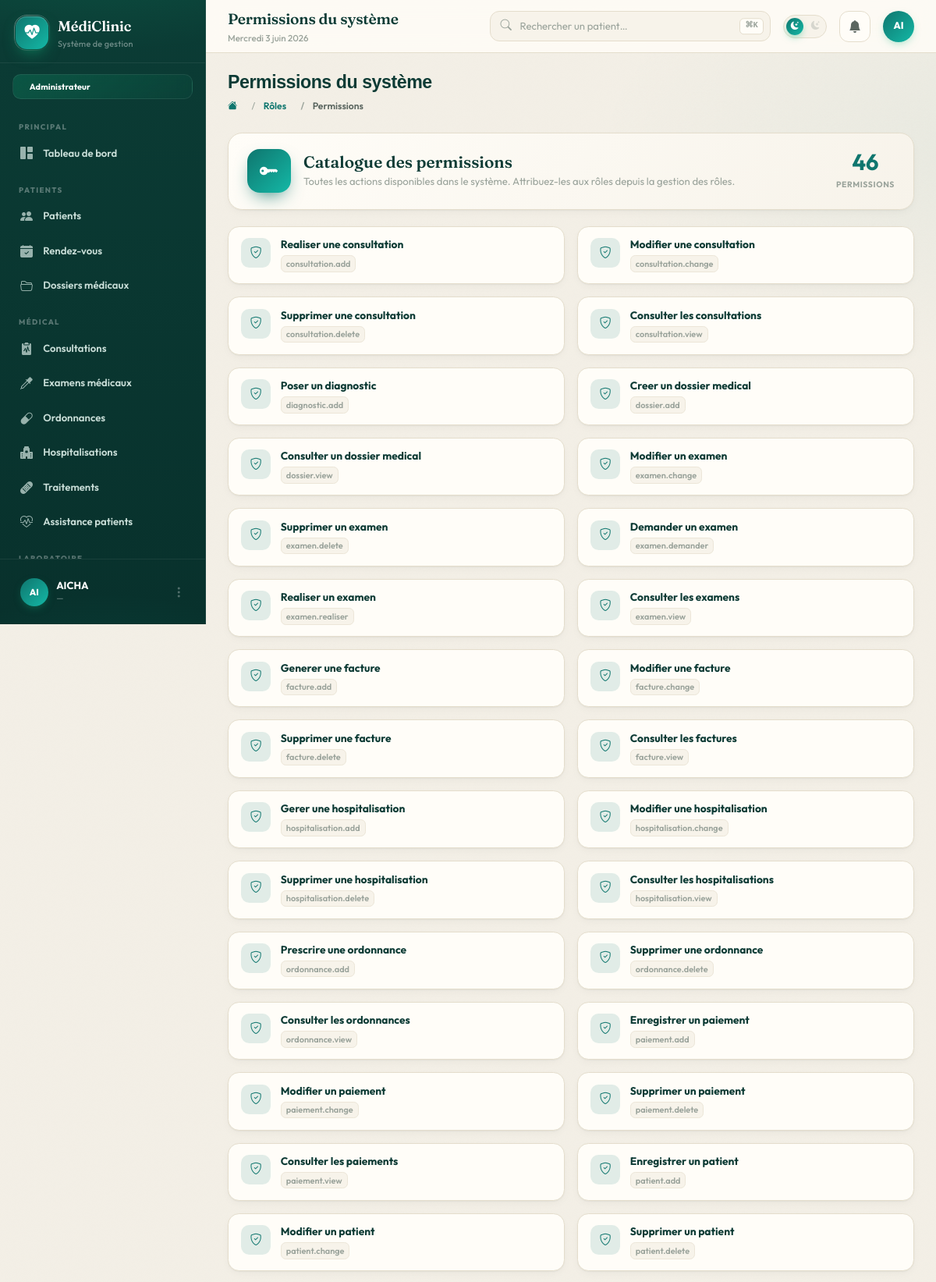
The page /comptes/permissions/ (signed in, upper part) on the database its author committed.
### comptes/models.py (models this page shows, shortened)
class Permission(models.Model):
    code = models.CharField(max_length=100, unique=True)
    libelle = models.CharField(max_length=200)
    description = models.TextField(blank=True)
    class Meta:
        ordering = ['code']

### comptes/views.py (the view)
# urls.py: path('permissions/', views.permissions_liste, name='permissions_liste'),
@admin_required
def permissions_liste(request):
    return render(request, 'comptes/permissions_liste.html', {
        'permissions': Permission.objects.all(),
    })

### comptes/context_processors.py (called while the page is built)
def _user_permissions(request):
    user = request.user
    if not user.is_authenticated:
        return set()
    role = get_role(user)
    if role == 'admin':
        from .models import Permission
        return set(Permission.objects.values_list('code', flat=True))
    try:
        return set(user.profil.role.permissions.values_list('code', flat=True))
    except Exception:
        return set()

def role_context(request):
    role = get_role(request.user) if request.user.is_authenticated else None
    codes = _user_permissions(request)
    return {
        'user_role': role,
        'is_admin': role == 'admin',
        'is_medecin': role == 'medecin',
        'is_laborantin': role == 'laborantin',
        'is_infirmier': role == 'infirmier',
        'is_receptionniste': role == 'receptionniste',
        'user_permissions': codes,
        'perms': _PermLookup(codes),
    }

### templates/comptes/permissions_liste.html (shortened to what this page needs)
{% extends 'base.html' %}
{% block page_title %}Permissions du système{% endblock %}
{% block page_heading %}Permissions du système{% endblock %}
{% block breadcrumb %}
  <li class="breadcrumb-item"><a href="{% url 'comptes:roles_liste' %}">Rôles</a></li>
  <li class="breadcrumb-item active">Permissions</li>
{% endblock %}
{% block content %}
<div class="perm-hero">
  <div class="perm-hero-ico"><i class="bi bi-key-fill"></i></div>
  <div>
    <h2>Catalogue des permissions</h2>
    <p>Toutes les actions disponibles dans le système. Attribuez-les aux rôles depuis la gestion des rôles.</p>
  </div>
  <div class="perm-hero-count">
    <b>{{ permissions|length }}</b>
    <span>permissions</span>
  </div>
</div>
<div class="perm-grid">
  {% for p in permissions %}
  <div class="perm-row" style="animation-delay:{{ forloop.counter0|add:1 }}0ms">
    <div class="perm-row-ico"><i class="bi bi-shield-check"></i></div>
    <div class="perm-row-body">
      <div class="perm-row-lbl">{{ p.libelle }}</div>
      <span class="perm-row-code">{{ p.code }}</span>
    </div>
  </div>
  {% empty %}
  <p class="text-muted">Aucune permission définie.</p>
  {% endfor %}
</div>
{% endblock %}

### templates/base.html (shortened to what this page needs)
{% load static %}
<!DOCTYPE html>
<html lang="fr" data-theme="light" data-role="{{ user_role|default:'admin' }}">
<head>
  <link href="https://cdn.jsdelivr.net/npm/bootstrap@5.3.3/dist/css/bootstrap.min.css" rel="stylesheet">
  <link href="https://cdn.jsdelivr.net/npm/bootstrap-icons@1.11.3/font/bootstrap-icons.min.css" rel="stylesheet">
  <script src="https://cdn.tailwindcss.com"></script>
</head>
<body>
<aside id="sidebar">
  <div class="sb-brand">
    <div class="sb-logo"><i class="bi bi-heart-pulse-fill"></i></div>
    <div>
      <div class="sb-name">MédiClinic</div>
      <div class="sb-sub">Système de gestion</div>
    </div>
  </div>
  {% if is_medecin %}
    <div class="sb-role-badge" style="background:linear-gradient(135deg,rgba(20,184,166,.22),rgba(20,184,166,.05))"><i class="bi bi-clipboard2-pulse-fill" style="color:#5eead4"></i> Médecin</div>
  {% elif is_laborantin %}
    <div class="sb-role-badge" style="background:linear-gradient(135deg,rgba(168,85,247,.22),rgba(168,85,247,.05))"><i class="bi bi-eyedropper-fill" style="color:#c4b5fd"></i> Laborantin</div>
  {% elif is_infirmier %}
    <div class="sb-role-badge" style="background:linear-gradient(135deg,rgba(245,158,11,.22),rgba(245,158,11,.05))"><i class="bi bi-bandaid-fill" style="color:#fbbf24"></i> Infirmier</div>
  {% elif is_receptionniste %}
    <div class="sb-role-badge" style="background:linear-gradient(135deg,rgba(239,68,68,.22),rgba(239,68,68,.05))"><i class="bi bi-telephone-fill" style="color:#fca5a5"></i> Réceptionniste</div>
  {% else %}
    <div class="sb-role-badge" style="background:linear-gradient(135deg,rgba(16,185,129,.22),rgba(16,185,129,.05))"> Administrateur</div>
  {% endif %}
  <nav class="sb-nav">
    <div class="sb-section">Principal</div>
    <a href="{% url 'dashboard' %}" class="sb-link {% block nav_dashboard %}{% endblock %}">
      <i class="bi bi-grid-1x2-fill"></i> Tableau de bord
    </a>
    {% if 'patient.view' in user_permissions or 'rdv.view' in user_permissions or 'dossier.view' in user_permissions %}
    <div class="sb-section">Patients</div>
    {% endif %}
    {% if 'patient.view' in user_permissions %}
    <a href="{% url 'patients:liste' %}" class="sb-link {% block nav_patients %}{% endblock %}">
      <i class="bi bi-people-fill"></i> Patients
    </a>
    {% endif %}
    {% if 'rdv.view' in user_permissions %}
    <a href="{% url 'consultation:rdv_liste' %}" class="sb-link {% block nav_rdv %}{% endblock %}">
      <i class="bi bi-calendar-check-fill"></i> Rendez-vous
    </a>
    {% endif %}
    {% if 'dossier.view' in user_permissions %}
    <a href="{% url 'consultation:dossiers' %}" class="sb-link {% block nav_dossiers %}{% endblock %}">
      <i class="bi bi-folder2-open"></i> Dossiers médicaux
    </a>
    {% endif %}
    {% if 'consultation.view' in user_permissions or 'examen.view' in user_permissions or 'ordonnance.view' in user_permissions or 'hospitalisation.view' in user_permissions or 'traitement.view' in user_permissions %}
    <div class="sb-section">Médical</div>
    {% endif %}
    {% if 'consultation.view' in user_permissions %}
    <a href="{% url 'consultation:liste' %}" class="sb-link {% block nav_consultations %}{% endblock %}">
      <i class="bi bi-clipboard2-pulse-fill"></i> Consultations
    </a>
    {% endif %}
    {% if 'examen.view' in user_permissions %}
    <a href="{% url 'consultation:examens' %}" class="sb-link {% block nav_examens %}{% endblock %}">
      <i class="bi bi-eyedropper"></i> Examens médicaux
    </a>
    {% endif %}
    {% if 'ordonnance.view' in user_permissions %}
    <a href="{% url 'consultation:ordonnances' %}" class="sb-link {% block nav_ordonnances %}{% endblock %}">
      <i class="bi bi-capsule"></i> Ordonnances
    </a>
    {% endif %}
    {% if 'hospitalisation.view' in user_permissions %}
    <a href="{% url 'consultation:hospitalisations' %}" class="sb-link {% block nav_hospit %}{% endblock %}">
      <i class="bi bi-hospital-fill"></i> Hospitalisations
    </a>
    {% endif %}
    {% if 'traitement.view' in user_permissions %}
    <a href="{% url 'consultation:traitements' %}" class="sb-link {% block nav_traitements %}{% endblock %}">
      <i class="bi bi-bandaid-fill"></i> Traitements
    </a>
    {% endif %}
    {% if 'traitement.administrer' in user_permissions %}
    <a href="{% url 'consultation:assistances' %}" class="sb-link">
      <i class="bi bi-heart-pulse"></i> Assistance patients
    </a>
    {% endif %}
    {% if 'resultat.view' in user_permissions %}
    <div class="sb-section">Laboratoire</div>
    {% endif %}
  </nav>
  <div class="sb-footer">
    <div class="dropdown">
      <div class="sb-user" data-bs-toggle="dropdown">
        <div class="sb-av">{{ request.user.username|slice:":2"|upper }}</div>
        <div style="min-width:0;flex:1">
          <div class="sb-uname text-truncate">{{ request.user.get_full_name|default:request.user.username }}</div>
          <div class="sb-urole text-truncate">{{ request.user.email|default:'—' }}</div>
        </div>
        <i class="bi bi-three-dots-vertical" style="color:rgba(255,255,255,.3)"></i>
      </div>
    </div>
  </div>
</aside>
<div id="main">
  <div class="topbar">
    <div class="me-auto" style="min-width:0">
      <div class="tb-title text-truncate">{% block page_title %}{% endblock %}</div>
      <div class="tb-date" id="tbDate"></div>
    </div>
    <div class="tb-search d-none d-md-block">
      <form action="{% url 'patients:liste' %}" method="get" style="margin:0">
        <input type="text" name="q" placeholder="Rechercher un patient…" value="{{ request.GET.q }}">
      </form>
      <kbd>⌘K</kbd>
    </div>
    <div class="theme-toggle" onclick="toggleTheme()" title="Mode sombre / jour">
      <i class="bi bi-sun-fill t-sun"></i>
      <i class="bi bi-moon-stars-fill t-moon"></i>
      <div class="t-knob"><i class="bi bi-moon-stars-fill"></i></div>
    </div>
    <div class="dropdown">
      <div class="tb-btn" data-bs-toggle="dropdown" role="button">
        <i class="bi bi-bell-fill"></i>
      </div>
    </div>
    <div class="dropdown">
      <div class="sb-av" style="cursor:pointer;width:40px;height:40px;font-size:.78rem" data-bs-toggle="dropdown" role="button">
        {{ request.user.username|slice:":2"|upper }}
      </div>
    </div>
  </div>
  <div class="content">
    <div class="page-hdr">
      <div>
        <div class="page-hdr-title">{% block page_heading %}{% endblock %}</div>
        <nav aria-label="breadcrumb">
          <ol class="breadcrumb mt-2">
            <li class="breadcrumb-item"><a href="{% url 'dashboard' %}"><i class="bi bi-house-fill"></i></a></li>
            {% block breadcrumb %}{% endblock %}
          </ol>
        </nav>
      </div>
    </div>
    {% block content %}{% endblock %}
  </div>
</div>
</body>
</html>

### templates/comptes/permissions_liste.html (style rules this page uses)
.perm-hero { display: flex; align-items: center; gap: 1rem; padding: 1.3rem 1.5rem; margin-bottom: 1.3rem; border-radius: 1.15rem; background: linear-gradient(135deg, var(--card-bg), var(--input-bg)); border: 1px solid var(--card-border); box-shadow: var(--shadow-sm); animation: fadeUp .5s ease both; }
.perm-hero-ico { width: 56px; height: 56px; border-radius: 1rem; flex-shrink: 0; display: inline-flex; align-items: center; justify-content: center; font-size: 1.5rem; color: #fff; background: linear-gradient(135deg, var(--primary), var(--accent)); box-shadow: 0 10px 24px -10px var(--primary); }
.perm-hero h2 { font-family: 'Fraunces', serif; font-weight: 600; font-size: 1.3rem; color: var(--text-primary); margin: 0; }
.perm-hero p { font-size: .82rem; color: var(--text-muted); margin: .15rem 0 0; }
.perm-hero-count { margin-left: auto; text-align: center; }
.perm-hero-count b { font-family: 'Outfit', sans-serif; font-size: 1.8rem; font-weight: 700; color: var(--primary); display: block; line-height: 1; }
.perm-hero-count span { font-size: .65rem; font-weight: 700; text-transform: uppercase; letter-spacing: .06em; color: var(--text-muted); }
.perm-grid { display: grid; grid-template-columns: repeat(auto-fill, minmax(300px, 1fr)); gap: 1rem; }
.perm-row { display: flex; align-items: flex-start; gap: .8rem; padding: .9rem 1rem; border-radius: .9rem; background: var(--card-bg); border: 1px solid var(--card-border); box-shadow: var(--shadow-sm); transition: transform .2s ease, border-color .2s ease; animation: fadeUp .45s ease both; }
.perm-row-ico { width: 38px; height: 38px; border-radius: .65rem; flex-shrink: 0; display: inline-flex; align-items: center; justify-content: center; font-size: .95rem; background: color-mix(in srgb, var(--primary) 12%, transparent); color: var(--primary); }
.perm-row-body { flex: 1; min-width: 0; }
.perm-row-lbl { font-size: .86rem; font-weight: 700; color: var(--text-primary); line-height: 1.25; }
.perm-row-code { display: inline-block; margin-top: .3rem; font-family: 'Outfit', monospace; font-size: .68rem; font-weight: 600; color: var(--text-muted); background: var(--input-bg); padding: .15em .55em; border-radius: .4rem; border: 1px solid var(--card-border-2); }

### rows shown on the page
Permission: libelle "Realiser une consultation", code "consultation.add"
Permission: libelle "Modifier une consultation", code "consultation.change"
Permission: libelle "Supprimer une consultation", code "consultation.delete"
Permission: libelle "Consulter les consultations", code "consultation.view"
Permission: libelle "Poser un diagnostic", code "diagnostic.add"
Permission: libelle "Creer un dossier medical", code "dossier.add"
Permission: libelle "Consulter un dossier medical", code "dossier.view"
Permission: libelle "Modifier un examen", code "examen.change"
Permission: libelle "Supprimer un examen", code "examen.delete"
Permission: libelle "Demander un examen", code "examen.demander"
Permission: libelle "Realiser un examen", code "examen.realiser"
Permission: libelle "Consulter les examens", code "examen.view"
Permission: libelle "Generer une facture", code "facture.add"
Permission: libelle "Modifier une facture", code "facture.change"
Permission: libelle "Supprimer une facture", code "facture.delete"
Permission: libelle "Consulter les factures", code "facture.view"
Permission: libelle "Gerer une hospitalisation", code "hospitalisation.add"
Permission: libelle "Modifier une hospitalisation", code "hospitalisation.change"
Permission: libelle "Supprimer une hospitalisation", code "hospitalisation.delete"
Permission: libelle "Consulter les hospitalisations", code "hospitalisation.view"
Permission: libelle "Prescrire une ordonnance", code "ordonnance.add"
Permission: libelle "Supprimer une ordonnance", code "ordonnance.delete"
Permission: libelle "Consulter les ordonnances", code "ordonnance.view"
Permission: libelle "Enregistrer un paiement", code "paiement.add"
Permission: libelle "Modifier un paiement", code "paiement.change"
Permission: libelle "Supprimer un paiement", code "paiement.delete"
Permission: libelle "Consulter les paiements", code "paiement.view"
Permission: libelle "Enregistrer un patient", code "patient.add"
Permission: libelle "Modifier un patient", code "patient.change"
Permission: libelle "Supprimer un patient", code "patient.delete"

### other values the page prints
{{ request.user.username|slice:":2"|upper }} "AI"
{{ request.user.get_full_name|default:request.user.username }} "AICHA"
{{ request.user.email|default:'—' }} "—"
{{ permissions|length }} "46"
